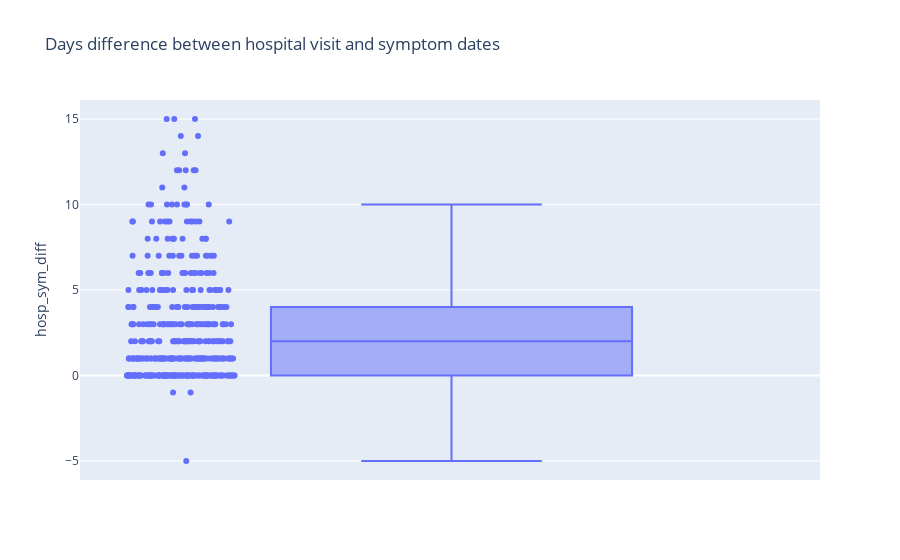

Notebook cell for this chart:
### Code cell
fig = px.box(df1.dropna(subset=['hosp_sym_diff']).reset_index(drop=True), y="hosp_sym_diff", points='all', \
             title='Days difference between hospital visit and symptom dates') # typically after how many days after the exposure do the symptoms come up
fig.show()

### Figure 1 — Plotly figure (JSON) as saved in the notebook; plotly's stock layout.template omitted (floating-point values rounded to 4 significant figures; data arrays with more than 128 entries replaced by an {"elided": "..."} marker saying what was removed)
{"data": [{"alignmentgroup": "True", "boxpoints": "all", "hoverlabel": {"namelength": 0}, "hovertemplate": "hosp_sym_diff=%{y}", "legendgroup": "", "marker": {"color": "#636efa"}, "name": "", "notched": false, "offsetgroup": "", "orientation": "v", "showlegend": false, "type": "box", "x0": " ", "xaxis": "x", "y": {"elided": "449 float values"}, "y0": " ", "yaxis": "y"}], "layout": {"boxmode": "group", "legend": {"tracegroupgap": 0}, "title": {"text": "Days difference between hospital visit and symptom dates"}, "xaxis": {"anchor": "y", "domain": [0.0, 1.0]}, "yaxis": {"anchor": "x", "domain": [0.0, 1.0], "title": {"text": "hosp_sym_diff"}}}}
